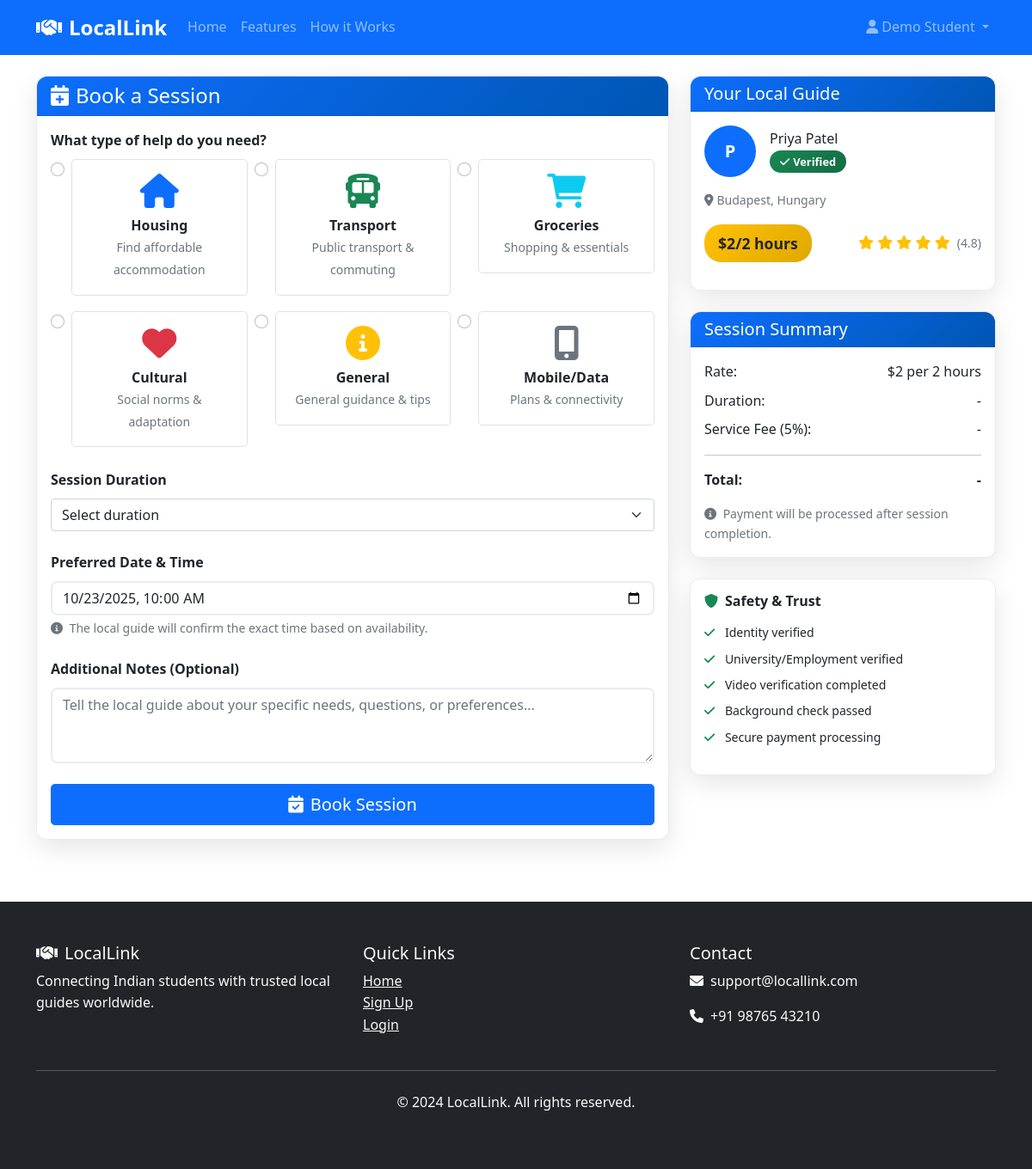
Page /book-session/2 (signed in) on the committed database.
### tables this page shows
CREATE TABLE users (
            id INTEGER PRIMARY KEY AUTOINCREMENT,
            username TEXT UNIQUE NOT NULL,
            email TEXT UNIQUE NOT NULL,
            password_hash TEXT NOT NULL,
            user_type TEXT NOT NULL,  -- 'student' or 'local'
            full_name TEXT NOT NULL,
            phone TEXT,
            created_at TIMESTAMP DEFAULT CURRENT_TIMESTAMP
        );

CREATE TABLE local_guides (
            id INTEGER PRIMARY KEY AUTOINCREMENT,
            user_id INTEGER NOT NULL,
            city TEXT NOT NULL,
            country TEXT NOT NULL,
            university TEXT,
            employment TEXT,
            bio TEXT,
            hourly_rate DECIMAL(10,2),
            is_verified BOOLEAN DEFAULT 0,
            verification_status TEXT DEFAULT 'pending',
            created_at TIMESTAMP DEFAULT CURRENT_TIMESTAMP, home_country TEXT, field_of_study TEXT, languages TEXT, dietary_preferences TEXT, cultural_background TEXT,
            FOREIGN KEY (user_id) REFERENCES users (id)
        );

### app.py (the view, shortened to what this page needs)
@app.route('/book-session/<int:local_id>', methods=['GET', 'POST'])
def book_session(local_id):
    if 'user_id' not in session or session['user_type'] != 'student':
        return redirect(url_for('login'))
    conn = sqlite3.connect('local_link.db')
    cursor = conn.cursor()
    cursor.execute('''
        SELECT lg.id, u.full_name, lg.city, lg.country, lg.hourly_rate
        FROM local_guides lg
        JOIN users u ON lg.user_id = u.id
        WHERE lg.id = ? AND lg.is_verified = 1
    ''', (local_id,))
    local = cursor.fetchone()
    if not local:
        flash('Local guide not found', 'error')
        return redirect(url_for('find_locals'))
    conn.close()
    return render_template('book_session.html', local=local)

### templates/book_session.html (shortened to what this page needs)
{% extends "base.html" %}
{% block content %}
<div class="container py-4">
    <div class="row">
        <div class="col-lg-8">
            <div class="card shadow-custom border-radius-custom">
                <div class="card-header">
                    <h4 class="mb-0">
                        <i class="fas fa-calendar-plus me-2"></i>Book a Session
                    </h4>
                </div>
                <div class="card-body">
                    <form method="POST" class="needs-validation" novalidate>
                        <div class="mb-4">
                            <label class="form-label fw-bold">What type of help do you need?</label>
                            <div class="row g-2">
                                <div class="col-md-4">
                                    <div class="form-check">
                                        <input class="form-check-input" type="radio" name="session_type" id="housing" value="housing" required>
                                        <label class="form-check-label w-100 p-3 border rounded-3 text-center" for="housing">
                                            <i class="fas fa-home text-primary display-6 mb-2"></i>
                                            <div class="fw-bold">Housing</div>
                                            <small class="text-muted">Find affordable accommodation</small>
                                        </label>
                                    </div>
                                </div>
                                <div class="col-md-4">
                                    <div class="form-check">
                                        <input class="form-check-input" type="radio" name="session_type" id="transport" value="transport" required>
                                        <label class="form-check-label w-100 p-3 border rounded-3 text-center" for="transport">
                                            <i class="fas fa-bus text-success display-6 mb-2"></i>
                                            <div class="fw-bold">Transport</div>
                                            <small class="text-muted">Public transport & commuting</small>
                                        </label>
                                    </div>
                                </div>
                                <div class="col-md-4">
                                    <div class="form-check">
                                        <input class="form-check-input" type="radio" name="session_type" id="groceries" value="groceries" required>
                                        <label class="form-check-label w-100 p-3 border rounded-3 text-center" for="groceries">
                                            <i class="fas fa-shopping-cart text-info display-6 mb-2"></i>
                                            <div class="fw-bold">Groceries</div>
                                            <small class="text-muted">Shopping & essentials</small>
                                        </label>
                                    </div>
                                </div>
                            </div>
                            <div class="row g-2 mt-2">
                                <div class="col-md-4">
                                    <div class="form-check">
                                        <input class="form-check-input" type="radio" name="session_type" id="cultural" value="cultural" required>
                                        <label class="form-check-label w-100 p-3 border rounded-3 text-center" for="cultural">
                                            <i class="fas fa-heart text-danger display-6 mb-2"></i>
                                            <div class="fw-bold">Cultural</div>
                                            <small class="text-muted">Social norms & adaptation</small>
                                        </label>
                                    </div>
                                </div>
                                <div class="col-md-4">
                                    <div class="form-check">
                                        <input class="form-check-input" type="radio" name="session_type" id="general" value="general" required>
                                        <label class="form-check-label w-100 p-3 border rounded-3 text-center" for="general">
                                            <i class="fas fa-info-circle text-warning display-6 mb-2"></i>
                                            <div class="fw-bold">General</div>
                                            <small class="text-muted">General guidance & tips</small>
                                        </label>
                                    </div>
                                </div>
                                <div class="col-md-4">
                                    <div class="form-check">
                                        <input class="form-check-input" type="radio" name="session_type" id="mobile" value="mobile" required>
                                        <label class="form-check-label w-100 p-3 border rounded-3 text-center" for="mobile">
                                            <i class="fas fa-mobile-alt text-secondary display-6 mb-2"></i>
                                            <div class="fw-bold">Mobile/Data</div>
                                            <small class="text-muted">Plans & connectivity</small>
                                        </label>
                                    </div>
                                </div>
                            </div>
                        </div>
                        <div class="mb-4">
                            <label for="duration" class="form-label fw-bold">Session Duration</label>
                            <select class="form-select" id="duration" name="duration" required>
                                <option value="">Select duration</option>
                            </select>
                        </div>
                        <div class="mb-4">
                            <label for="scheduled_at" class="form-label fw-bold">Preferred Date & Time</label>
                            <input type="datetime-local" class="form-control" id="scheduled_at" name="scheduled_at" required>
                            <div class="form-text">
                                <i class="fas fa-info-circle me-1"></i>
                                The local guide will confirm the exact time based on availability.
                            </div>
                        </div>
                        <div class="mb-4">
                            <label for="notes" class="form-label fw-bold">Additional Notes (Optional)</label>
                            <textarea class="form-control" id="notes" name="notes" rows="3" placeholder="Tell the local guide about your specific needs, questions, or preferences..."></textarea>
                        </div>
                        <div class="d-grid">
                            <button type="submit" class="btn btn-primary btn-lg">
                                <i class="fas fa-calendar-check me-2"></i>Book Session
                            </button>
                        </div>
                    </form>
                </div>
            </div>
        </div>
        <div class="col-lg-4">
            <div class="card shadow-custom border-radius-custom mb-4">
                <div class="card-header">
                    <h5 class="mb-0">Your Local Guide</h5>
                </div>
                <div class="card-body">
                    <div class="d-flex align-items-center mb-3">
                        <div class="avatar bg-primary text-white rounded-circle me-3 d-flex align-items-center justify-content-center" style="width: 60px; height: 60px;">
                            <span class="fw-bold fs-5">{{ local[1][0] }}</span>
                        </div>
                        <div>
                            <h6 class="mb-1">{{ local[1] }}</h6>
                            <span class="verified-badge">
                                <i class="fas fa-check me-1"></i>Verified
                            </span>
                        </div>
                    </div>
                    <p class="text-muted small mb-3">
                        <i class="fas fa-map-marker-alt me-1"></i>{{ local[2] }}, {{ local[3] }}
                    </p>
                    <div class="d-flex justify-content-between align-items-center mb-3">
                        <div class="price-tag">$2/2 hours</div>
                        <div class="text-warning">
                            <i class="fas fa-star"></i>
                            <i class="fas fa-star"></i>
                            <i class="fas fa-star"></i>
                            <i class="fas fa-star"></i>
                            <i class="fas fa-star"></i>
                            <small class="text-muted ms-1">(4.8)</small>
                        </div>
                    </div>
                </div>
            </div>
            <div class="card shadow-custom border-radius-custom">
                <div class="card-header">
                    <h5 class="mb-0">Session Summary</h5>
                </div>
                <div class="card-body">
                    <div class="d-flex justify-content-between mb-2">
                        <span>Rate:</span>
                        <span>$2 per 2 hours</span>
                    </div>
                    <div class="d-flex justify-content-between mb-2">
                        <span>Duration:</span>
                        <span id="summary_duration">-</span>
                    </div>
                    <div class="d-flex justify-content-between mb-2">
                        <span>Service Fee (5%):</span>
                        <span id="summary_service_fee">-</span>
                    </div>
                    <hr>
                    <div class="d-flex justify-content-between fw-bold">
                        <span>Total:</span>
                        <span id="summary_total">-</span>
                    </div>
                    <div class="form-text mt-3">
                        <i class="fas fa-info-circle me-1"></i>
                        Payment will be processed after session completion.
                    </div>
                </div>
            </div>
            <div class="card shadow-custom border-radius-custom mt-4">
                <div class="card-body">
                    <h6 class="fw-bold mb-3">
                        <i class="fas fa-shield-alt text-success me-2"></i>Safety & Trust
                    </h6>
                    <ul class="list-unstyled small">
                        <li class="mb-2">
                            <i class="fas fa-check text-success me-2"></i>
                            Identity verified
                        </li>
                        <li class="mb-2">
                            <i class="fas fa-check text-success me-2"></i>
                            University/Employment verified
                        </li>
                        <li class="mb-2">
                            <i class="fas fa-check text-success me-2"></i>
                            Video verification completed
                        </li>
                        <li class="mb-2">
                            <i class="fas fa-check text-success me-2"></i>
                            Background check passed
                        </li>
                        <li class="mb-0">
                            <i class="fas fa-check text-success me-2"></i>
                            Secure payment processing
                        </li>
                    </ul>
                </div>
            </div>
        </div>
    </div>
</div>
{% endblock %}

### static/css/style.css (style rules this page uses)
:root { --primary-color: #0d6efd; --secondary-color: #6c757d; --success-color: #198754; --info-color: #0dcaf0; --warning-color: #ffc107; --danger-color: #dc3545; --light-color: #f8f9fa; --dark-color: #212529; }
body { font-family: 'Segoe UI', Tahoma, Geneva, Verdana, sans-serif; line-height: 1.6; }
.avatar { width: 40px; height: 40px; font-weight: bold; }
.btn { font-weight: 500; transition: all 0.3s ease; }
.form-control { border-radius: 8px; border: 2px solid #e9ecef; transition: border-color 0.3s ease; }
.form-label { font-weight: 600; color: var(--dark-color); }
.card { border-radius: 12px; border: 1px solid #e9ecef; transition: transform 0.3s ease, box-shadow 0.3s ease; }
.card-header { background: linear-gradient(135deg, var(--primary-color), #0056b3); color: white; border-radius: 12px 12px 0 0 !important; font-weight: 600; }
.verified-badge { background: linear-gradient(135deg, var(--success-color), #146c43); color: white; padding: 0.25rem 0.75rem; border-radius: 20px; font-size: 0.8rem; font-weight: 600; }
.price-tag { background: linear-gradient(135deg, var(--warning-color), #e0a800); color: var(--dark-color); padding: 0.5rem 1rem; border-radius: 20px; font-weight: bold; font-size: 1.1rem; }
.shadow-custom { box-shadow: 0 10px 30px rgba(0,0,0,0.1); }
.border-radius-custom { border-radius: 12px; }

### rows in the picture
users: full_name "P", full_name "Priya Patel"
local_guides: city "Budapest", country "Hungary"

### other values in the picture
{{ session.full_name }} "Demo Student"
